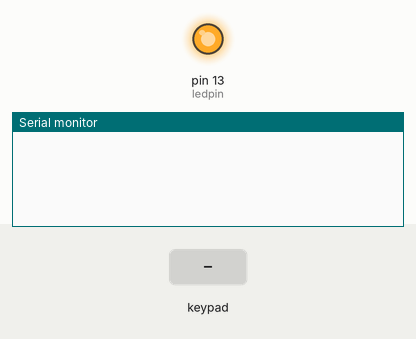
A sketch run on a simulated Arduino Uno, built with avr-gcc and run on an emulated ATmega328P. Parts: output pins drawn as LEDs (lit = HIGH), the last lines printed to the serial monitor. The test bench sets the inputs (shaded band).

Above: at 1.2 s.
1.3 s: key '1' pressed
At 2.1 s:
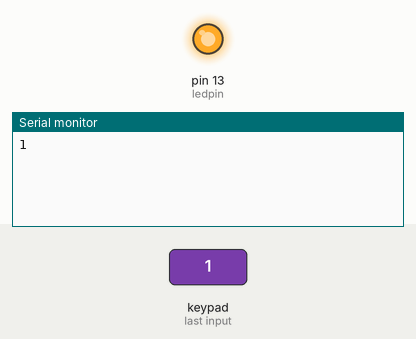
2.8 s: keypad keys 5 4 3 2 # pressed 0.4 s apart
At 5.7 s:
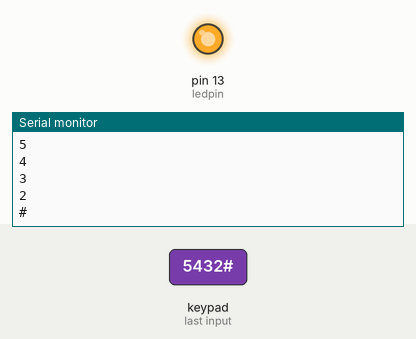
6.3 s: key 'A' pressed
At 7.4 s:
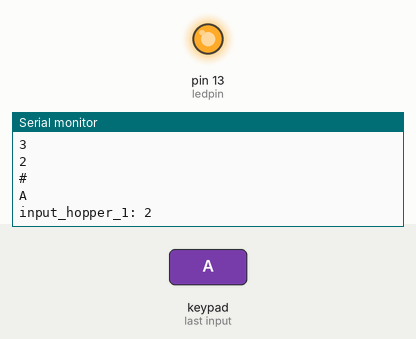
7.8 s: keypad keys 5 4 3 2 pressed 0.4 s apart
At 10.2 s:
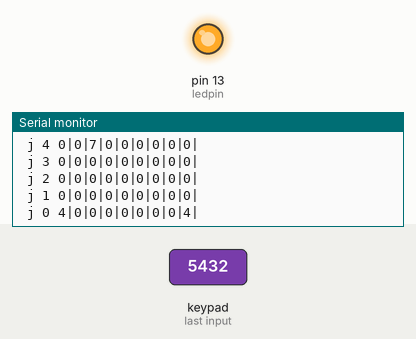
10.9 s: key 'B' pressed
At 11.8 s:
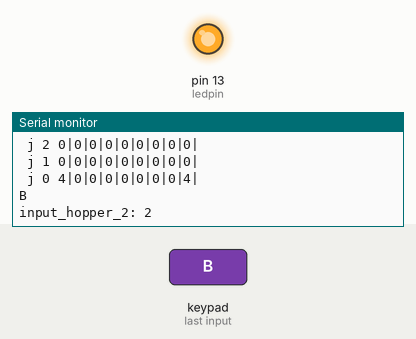
12.4 s: keypad keys 5 4 3 2 * pressed 0.4 s apart
At 15.3 s:
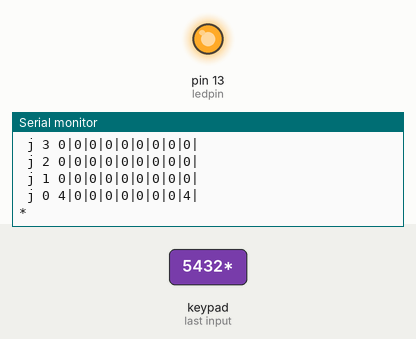
Timing chart, 0 to 16.8 s (numbered marks = the images above; inputs shaded):
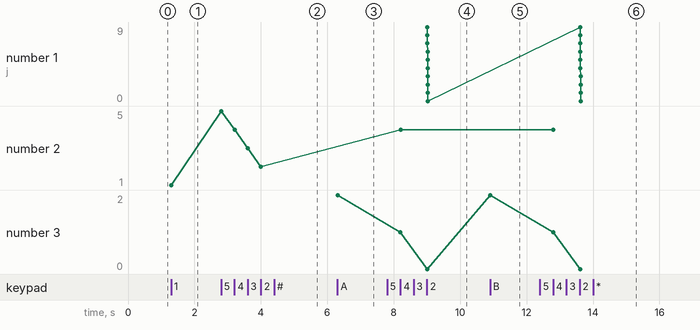

Measured:
- after the input at 1.3 s, the serial monitor: prints a new line at once (image 1)
- after the input at 2.8 s, the serial monitor: prints a new line at once (image 2)
- after the input at 6.3 s, the serial monitor: prints a new line at once (image 3)
- after the input at 7.8 s, the serial monitor: prints a new line after 0.40 s (image 4)
- after the input at 10.9 s, the serial monitor: prints a new line at once (image 5)
- after the input at 12.4 s, the serial monitor: prints a new line after 0.40 s (image 6)
- plotted number 2: 1 → 2 after the input at 2.8 s, 2 → 4 after the input at 7.8 s
- plotted number 3: 2 → 0 after the input at 7.8 s, 2 → 0 after the input at 12.4 s

The sketch:

keypad.ino
```cpp
/*  Keypadtest
 *
 *  Demonstrate the simplest use of the  keypad library.
 *
 *  The first step is to connect your keypad to the
 *  Arduino  using the pin numbers listed below in
 *  rowPins[] and colPins[]. If you want to use different
 *  pins then  you  can  change  the  numbers below to
 *  match your setup.
 *
 */
#include <Keypad.h>
int grid[10][11] = {'\0'}; // [10] cols, [11] rows
int col_A, row_A, col_B, row_B;

const byte ROWS = 4; // Four rows
const byte COLS = 4; // Three columns
// Define the Keymap
char keys[ROWS][COLS] = {
  {'1','2','3', 'A'},
  {'4','5','6', 'B'},
  {'7','8','9', 'C'},
  {'*','0','#', 'D'}
};
// Connect keypad ROW0, ROW1, ROW2 and ROW3 to these Arduino pins.
byte rowPins[ROWS] = { 5, 4, 3, 2 };
// Connect keypad COL0, COL1, COL2, and COL3 to these Arduino pins.
byte colPins[COLS] = { 9, 8, 7, 6 };
// keypad pin 1 to arduino pin 9, keypad pin 2 to arduino pin 8, ... keypad pin 8 to arduino pin 2

int input_hopper_1, input_hopper_2;


// Create the Keypad
Keypad kpd = Keypad( makeKeymap(keys), rowPins, colPins, ROWS, COLS );

#define ledpin 13

void setup()
{
  pinMode(ledpin,OUTPUT);
  digitalWrite(ledpin, HIGH);
  Serial.begin(115200);
  grid[0][0] = 4;
  grid[8][0] = 4;
}

void loop()
{
  char key = kpd.getKey();


  if(key)  // Check for a valid key.
  {
      while (1 <= input_hopper_1)
      // input coordinates of hopper 1
      {
        key = kpd.getKey();
        if(key && (2 == input_hopper_1) )
        {
        input_hopper_1 = 1; // gets row
        Serial.print("input_hopper_1: ");
        Serial.println(input_hopper_1);
        row_A = key - '0'; // for some reason, only the second press gets stored here
        Serial.print("\nrow_A is ");

        Serial.println(row_A);
        break; // exits function
        }
        else if(key && (1 == input_hopper_1) )
        {
        input_hopper_1 = 0;
        Serial.print("input_hopper_1: ");
        Serial.println(input_hopper_1);
        col_A = key - '0'; // for some reason, only the second press gets stored here
        Serial.print("\ncol_A is ");

        Serial.println(col_A);

        grid[col_A][row_A] = 7;
        print_grid();
        return; // exits function
        }
       } // closes while loop

      while (1 <= input_hopper_2)
      {// input coordinates of hopper 2
        key = kpd.getKey();
        if(key && (2 == input_hopper_2) )
        {
        input_hopper_2 = 1; // gets row
        Serial.print("input_hopper_2: ");
        Serial.println(input_hopper_2);
        row_B = key - '0'; // for some reason, only the second press gets stored here
        Serial.print("\nrow_B is ");

        Serial.println(row_B);
        break; // exits function
        }
        else if(key && (1 == input_hopper_2) )
        {
        input_hopper_2 = 0;
        Serial.print("input_hopper_2: ");
        Serial.println(input_hopper_2);
        col_B = key - '0'; // for some reason, only the second press gets stored here
        Serial.print("\ncol_B is ");

        Serial.println(col_B);
        grid[col_B][row_B] = 7;
        print_grid();
        return; // exits function
        }
       } // closes while loop

      if ('A' == key)
      {
        Serial.println(key);
        input_hopper_1 = 2;
        Serial.print("input_hopper_1: ");
        Serial.println(input_hopper_1);
      }
      else if ('B' == key)
      {
        Serial.println(key);
        input_hopper_2 = 2;
        Serial.print("input_hopper_2: ");
        Serial.println(input_hopper_2);
      }
      else
        {
          Serial.println(key);
        }
  } //closes if(key)
}
```

print_grid.ino
```cpp
  // grid is bigger than it needs to be (8x9)
/* this means that if we accidentally rewrite beyond the bounds,
there will be no effect on the grid */

int print_grid()
{

  Serial.print("\n");
  Serial.print("grid vals \n");
//  Serial.print(grid);
//  Serial.print(grid[0][1]);
//  Serial.print(grid[0][0]);
//  Serial.print(grid[1][2]);
  Serial.print("\n");
  for (int j = 9; j >=0; j--)
  {
    Serial.print(" j ");
    Serial.print(j);
    Serial.print(" ");
    for (int i = 0; i <= 8; i ++)
    {
      Serial.print(grid[i][j]);
      Serial.print("|");
    }
    Serial.print("\n");
  }

}
```
